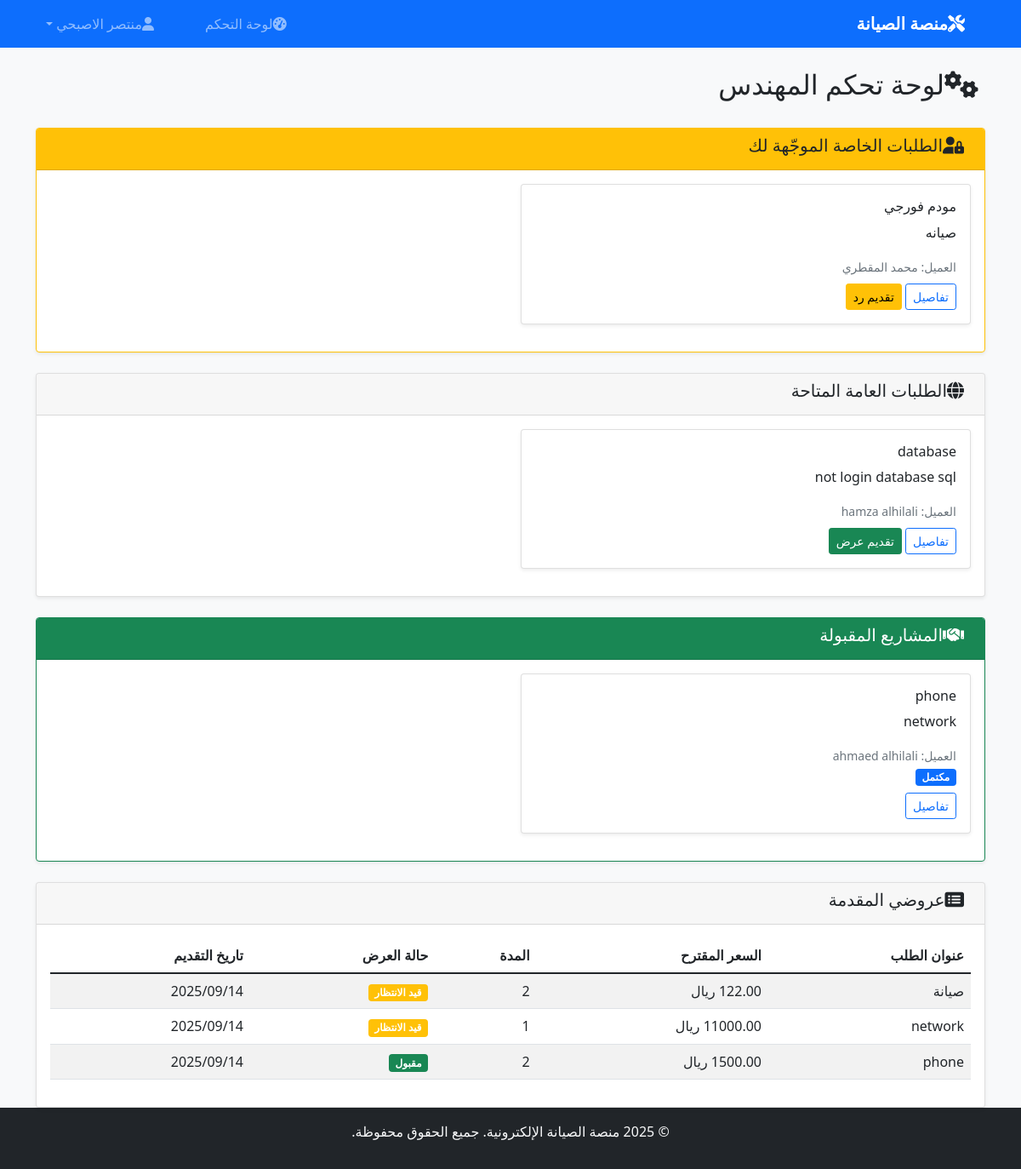
The page /dashboard/ (signed in) on the database its author committed.
### services/models.py (models this page shows, shortened)
class ServiceRequest(models.Model):
    REQUEST_TYPES = (
        ('private', 'طلب خاص'),
        ('public', 'طلب عام'),
    )
    STATUS_CHOICES = (
        ('pending', 'قيد الانتظار'),
        ('accepted', 'مقبول'),
        ('in_progress', 'قيد التنفيذ'),
        ('completed', 'مكتمل'),
        ('cancelled', 'ملغي'),
    )
    title = models.CharField(max_length=250)
    description = models.TextField()
    image = models.ImageField(upload_to='requests/%Y/%m/%d/', blank=True)
    request_type = models.CharField(max_length=10, choices=REQUEST_TYPES)
    assigned_engineer = models.ForeignKey( User,
        on_delete=models.CASCADE,
        null=True,
        blank=True,
        related_name='assigned_requests',
        limit_choices_to={'profile__user_type': 'engineer'}
    )
    client = models.ForeignKey(
        User,
        on_delete=models.CASCADE,
        related_name='service_requests'
    )
    status = models.CharField(max_length=15, choices=STATUS_CHOICES, default='pending')
    created = models.DateTimeField(auto_now_add=True)
    updated = models.DateTimeField(auto_now=True)
    class Meta:
        ordering = ['-created']

class Offer(models.Model):
    STATUS_CHOICES = (
        ('pending', 'قيد الانتظار'),
        ('accepted', 'مقبول'),
        ('rejected', 'مرفوض'),
    )
    service_request = models.ForeignKey(ServiceRequest,on_delete=models.CASCADE,related_name='offers')
    engineer = models.ForeignKey(User, on_delete=models.CASCADE,related_name='offers')
    details = models.TextField()
    duration = models.CharField(max_length=100)  # مثل "3 أيام" أو "أسبوع"
    price = models.DecimalField(max_digits=10, decimal_places=2)
    status = models.CharField(max_length=10, choices=STATUS_CHOICES, default='pending')
    created = models.DateTimeField(auto_now_add=True)
    updated = models.DateTimeField(auto_now=True)
    class Meta:
        ordering = ['-created']
        unique_together = ['service_request', 'engineer']

### services/views.py (the view)
# urls.py: path('dashboard/', views.dashboard, name='dashboard'),
@login_required
def dashboard(request):
    profile = get_object_or_404(Profile, user=request.user)
    if profile.user_type == 'client':
        service_requests = ServiceRequest.objects.filter(client=request.user)
        context = {
            'profile': profile,
            'service_requests': service_requests,
        }
        return render(request, 'services/client_dashboard.html', context)
    elif profile.user_type == 'engineer':
        public_requests = ServiceRequest.objects.filter(
            request_type='public',
            status='pending'
        ).exclude(offers__engineer=request.user)
        private_requests = ServiceRequest.objects.filter(
            request_type='private',
            assigned_engineer=request.user,
            status='pending'
        )
        accepted_requests = ServiceRequest.objects.filter(
            Q(offers__engineer=request.user, offers__status='accepted') |
            Q(assigned_engineer=request.user, status__in=['accepted', 'in_progress'])
        )
        my_offers = Offer.objects.filter(engineer=request.user)
        context = {
            'profile': profile,
            'public_requests': public_requests,
            'private_requests': private_requests,
            'accepted_requests': accepted_requests,
            'my_offers': my_offers,
        }
        return render(request, 'services/engineer_dashboard.html', context)

### templates/services/engineer_dashboard.html (shortened to what this page needs)
{% extends 'base.html' %}
{% block content %}
<div class="row">
    <div class="col-md-12">
        <h2><i class="fas fa-cogs me-2"></i>لوحة تحكم المهندس</h2>
    </div>
</div>
{% if private_requests %}
<div class="row mt-4">
    <div class="col-md-12">
        <div class="card border-warning">
            <div class="card-header bg-warning text-dark">
                <h5><i class="fas fa-user-lock me-2"></i>الطلبات الخاصة الموجّهة لك</h5>
            </div>
            <div class="card-body">
                <div class="row">
                    {% for request in private_requests %}
                        <div class="col-md-6 mb-3">
                            <div class="card">
                                <div class="card-body">
                                    <h6 class="card-title">{{ request.title }}</h6>
                                    <p class="card-text">{{ request.description|truncatewords:20 }}</p>
                                    <small class="text-muted">العميل: {{ request.client.first_name }} {{ request.client.last_name }}</small>
                                    <div class="mt-2">
                                        <a href="{% url 'services:request_detail' request.id %}" class="btn btn-sm btn-outline-primary">تفاصيل</a>
                                        <a href="{% url 'services:create_offer' request.id %}" class="btn btn-sm btn-warning">تقديم رد</a>
                                    </div>
                                </div>
                            </div>
                        </div>
                    {% endfor %}
                </div>
            </div>
        </div>
    </div>
</div>
{% endif %}
<div class="row mt-4">
    <div class="col-md-12">
        <div class="card">
            <div class="card-header">
                <h5><i class="fas fa-globe me-2"></i>الطلبات العامة المتاحة</h5>
            </div>
            <div class="card-body">
                {% if public_requests %}
                    <div class="row">
                        {% for request in public_requests %}
                            <div class="col-md-6 mb-3">
                                <div class="card">
                                    <div class="card-body">
                                        <h6 class="card-title">{{ request.title }}</h6>
                                        <p class="card-text">{{ request.description|truncatewords:20 }}</p>
                                        <small class="text-muted">العميل: {{ request.client.first_name }} {{ request.client.last_name }}</small>
                                        <div class="mt-2">
                                            <a href="{% url 'services:request_detail' request.id %}" class="btn btn-sm btn-outline-primary">تفاصيل</a>
                                            <a href="{% url 'services:create_offer' request.id %}" class="btn btn-sm btn-success">تقديم عرض</a>
                                        </div>
                                    </div>
                                </div>
                            </div>
                        {% endfor %}
                    </div>
                {% else %}
                    <div class="text-center py-4">
                        <i class="fas fa-inbox fa-3x text-muted mb-3"></i>
                        <h6 class="text-muted">لا توجد طلبات عامة متاحة حالياً</h6>
                    </div>
                {% endif %}
            </div>
        </div>
    </div>
</div>
{% if accepted_requests %}
<div class="row mt-4">
    <div class="col-md-12">
        <div class="card border-success">
            <div class="card-header bg-success text-white">
                <h5><i class="fas fa-handshake me-2"></i>المشاريع المقبولة</h5>
            </div>
            <div class="card-body">
                <div class="row">
                    {% for request in accepted_requests %}
                        <div class="col-md-6 mb-3">
                            <div class="card">
                                <div class="card-body">
                                    <h6 class="card-title">{{ request.title }}</h6>
                                    <p class="card-text">{{ request.description|truncatewords:15 }}</p>
                                    <small class="text-muted">العميل: {{ request.client.first_name }} {{ request.client.last_name }}</small>
                                    <br>
                                    <span class="badge bg-primary">{{ request.get_status_display }}</span>
                                    <div class="mt-2">
                                        <a href="{% url 'services:request_detail' request.id %}" class="btn btn-sm btn-outline-primary">تفاصيل</a>
                                    </div>
                                </div>
                            </div>
                        </div>
                    {% endfor %}
                </div>
            </div>
        </div>
    </div>
</div>
{% endif %}
<div class="row mt-4">
    <div class="col-md-12">
        <div class="card">
            <div class="card-header">
                <h5><i class="fas fa-list-alt me-2"></i>عروضي المقدمة</h5>
            </div>
            <div class="card-body">
                {% if my_offers %}
                    <div class="table-responsive">
                        <table class="table table-striped">
                            <thead>
                                <tr>
                                    <th>عنوان الطلب</th>
                                    <th>السعر المقترح</th>
                                    <th>المدة</th>
                                    <th>حالة العرض</th>
                                    <th>تاريخ التقديم</th>
                                </tr>
                            </thead>
                            <tbody>
                                {% for offer in my_offers %}
                                    <tr>
                                        <td>{{ offer.service_request.title }}</td>
                                        <td>{{ offer.price }} ريال</td>
                                        <td>{{ offer.duration }}</td>
                                        <td>
                                            {% if offer.status == 'pending' %}
                                                <span class="badge bg-warning">قيد الانتظار</span>
                                            {% elif offer.status == 'accepted' %}
                                                <span class="badge bg-success">مقبول</span>
                                            {% else %}
                                                <span class="badge bg-danger">مرفوض</span>
                                            {% endif %}
                                        </td>
                                        <td>{{ offer.created|date:"Y/m/d" }}</td>
                                    </tr>
                                {% endfor %}
                            </tbody>
                        </table>
                    </div>
                {% else %}
                    <div class="text-center py-4">
                        <i class="fas fa-clipboard-list fa-3x text-muted mb-3"></i>
                        <h6 class="text-muted">لم تقدم أي عروض بعد</h6>
                    </div>
                {% endif %}
            </div>
        </div>
    </div>
</div>
{% endblock %}

### templates/base.html (shortened to what this page needs)
<!DOCTYPE html>
<html lang="ar" dir="rtl">
<head>
    <link href="https://cdn.jsdelivr.net/npm/bootstrap@5.1.3/dist/css/bootstrap.min.css" rel="stylesheet">
    <link href="https://cdnjs.cloudflare.com/ajax/libs/font-awesome/6.0.0/css/all.min.css" rel="stylesheet">
</head>
<body>
   <nav class="navbar navbar-expand-lg navbar-dark bg-primary">
    <div class="container">
        <a class="navbar-brand" href="{% url 'services:home' %}">
            <i class="fas fa-tools me-2"></i>منصة الصيانة
        </a>
        <div class="collapse navbar-collapse" id="navbarNav">
            <ul class="navbar-nav me-auto">
                {% if user.is_authenticated %}
                    <li class="nav-item">
                        <a class="nav-link" href="{% url 'services:dashboard' %}">
                            <i class="fas fa-tachometer-alt me-1"></i>لوحة التحكم
                        </a>
                    </li>
                {% endif %}
            </ul>
            <ul class="navbar-nav">
                {% if user.is_authenticated %}
                    <li class="nav-item dropdown">
                        <a class="nav-link dropdown-toggle" href="#" role="button" data-bs-toggle="dropdown">
                            <i class="fas fa-user me-1"></i>{{ user.first_name }} {{ user.last_name }}
                        </a>
                    </li>
                {% endif %}
            </ul>
        </div>
    </div>
</nav>
    <main class="container mt-4">
        {% block content %}
        {% endblock %}
    </main>
    <footer class="bg-dark text-light text-center py-3 mt-auto">
        <div class="container">
            <p>&copy; 2025 منصة الصيانة الإلكترونية. جميع الحقوق محفوظة.</p>
        </div>
    </footer>
</body>
</html>

### templates/base.html (style rules this page uses)
html, body { height: 100%; }
body { font-family: 'Segoe UI', Tahoma, Geneva, Verdana, sans-serif; background-color: #f8f9fa; display: flex; flex-direction: column; }
main { flex: 1; }
.navbar-brand { font-weight: bold; }
.card { box-shadow: 0 0.125rem 0.25rem rgba(0, 0, 0, 0.075); border: 1px solid rgba(0, 0, 0, 0.125); }

### rows shown on the page
ServiceRequest: title "مودم فورجي", description "صيانه", client.first_name "محمد", client.last_name "المقطري"
ServiceRequest: title "database", description "not login database sql", client.first_name "hamza", client.last_name "alhilali"
ServiceRequest: title "phone", description "network", client.first_name "ahmaed", client.last_name "alhilali", status "مكتمل"
Offer: service_request "صيانة", duration "2", status "قيد الانتظار", created "2025/09/14"
Offer: service_request "network", duration "1", status "قيد الانتظار", created "2025/09/14"
Offer: service_request "phone", duration "2", status "مقبول", created "2025/09/14"

### other values the page prints
{{ user.first_name }} "منتصر"
{{ user.last_name }} "الاصبحي"
